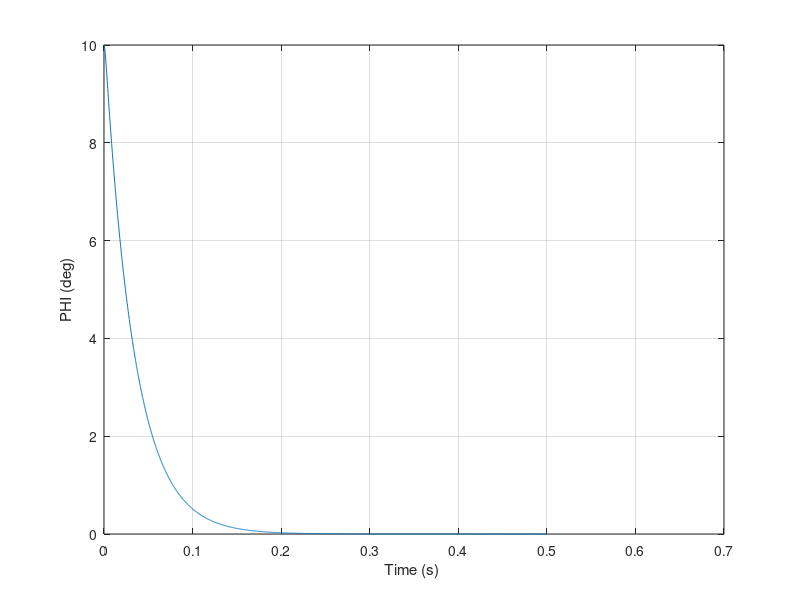
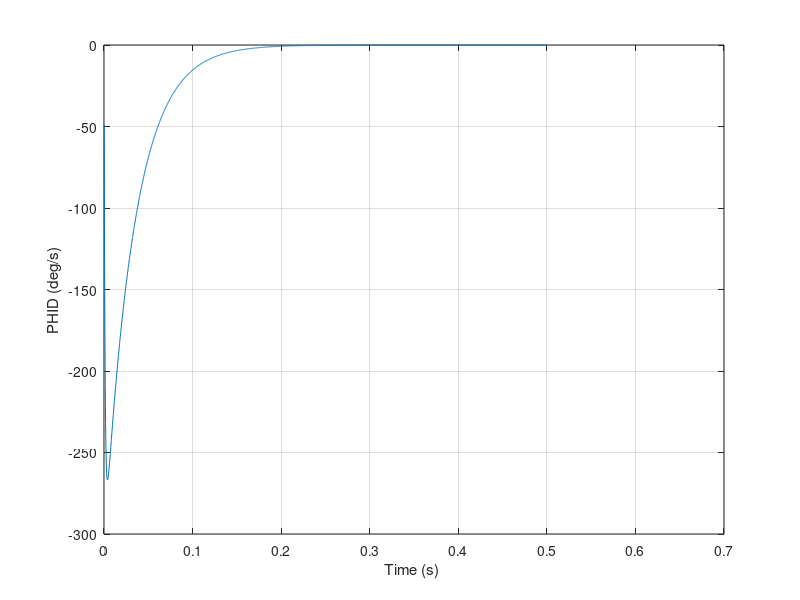
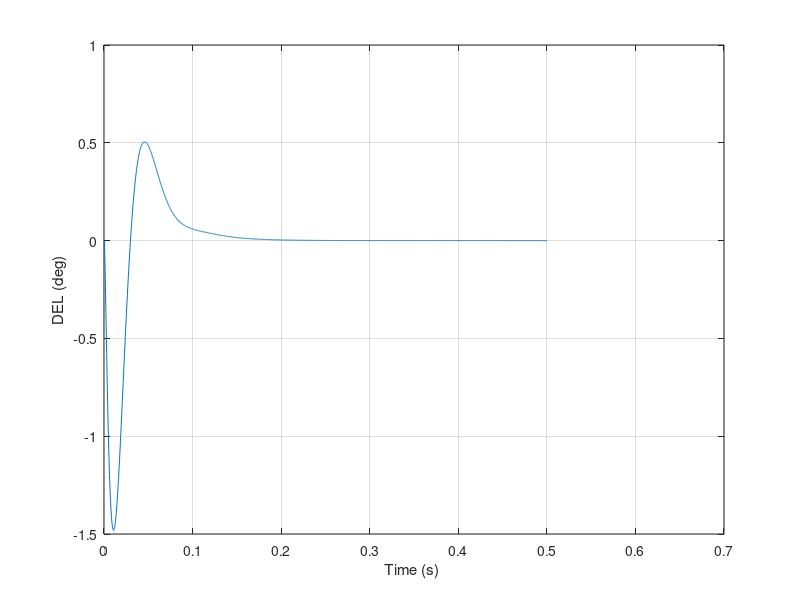

MATLAB code to generate these figures, in order:
count=0;
QACT=1;
QACT=0;
WACT=100.;
ZACT=.65;
XKD=9000.;
WRR=2.;
C1=3.;
C2=.103;
T=0;
H=.0002;
S=0.;
PHI=10.;
PHID=0.;
DEL=0.;
DELD=0.
while ~(T>.5)
	S=S+H;
	PHIOLD=PHI;
	PHIDOLD=PHID;
	DELOLD=DEL;
	DELDOLD=DELD;
	STEP=1;
	FLAG=0;
	while STEP <=1
		if FLAG==1
			STEP=2;	
			PHI=PHI+H*PHID;
			PHID=PHID+H*PHIDD;
			DEL=DEL+H*DELD;
			DELD=DELD+H*DELDD;
			T=T+H;
		end
		DELC=-C1*PHI-C2*PHID;
		DELDD=WACT*WACT*(DELC-DEL-2.*ZACT*DELD/WACT);
        if QACT==1
            E=DEL;
        else
            E=DELC
        end
		PHIDD=XKD*E-WRR*PHID;
		FLAG=1;
	end
	FLAG=0;
	PHI=.5*(PHIOLD+PHI+H*PHID);
	PHID=.5*(PHIDOLD+PHID+H*PHIDD);
	if S>=.0-9999	
		S=0.;
		count=count+1;
		ArrayT(count)=T;
		ArrayPHI(count)=PHI;
		ArrayPHID(count)=PHID;
		ArrayDEL(count)=DEL;
	end
end
figure
plot(ArrayT,ArrayPHI),grid
xlabel('Time (s) ')
ylabel('PHI (deg)')
clc
figure
plot(ArrayT,ArrayPHID),grid
xlabel('Time (s) ')
ylabel('PHID (deg/s)')
figure
plot(ArrayT,ArrayDEL),grid
xlabel('Time (s) ')
ylabel('DEL (deg)')
clc
clc
output=[ArrayT',ArrayPHI',ArrayPHID',ArrayDEL'];
save datfil.txt output -ascii
disp '*** Simulation Complete'
